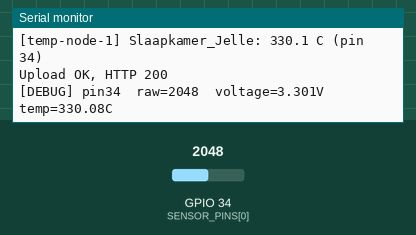
The sketch below on a simulated ESP32. On the bench: the last lines printed to the serial monitor. The inputs (shaded band) are chosen by the test bench; at power-on: GPIO 34 (SENSOR_PINS[0]) = 2048. WiFi joins after 1.5 s; servers stay silent unless stated; uploads are accepted with an empty reply.

Above: at 2.7 s.
2.8 s: GPIO 34 (SENSOR_PINS[0]) set to 2866
At 4.2 s:
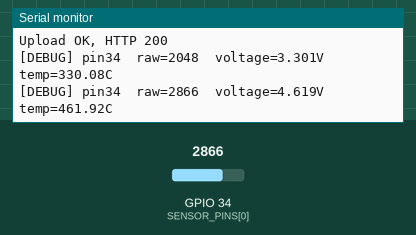
4.3 s: GPIO 34 (SENSOR_PINS[0]) set to 3603
At 6.9 s:
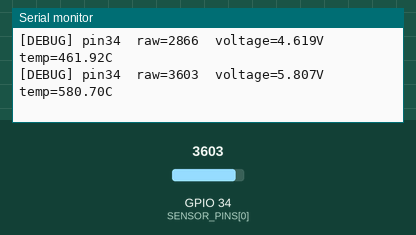
Timing chart, 0 to 8.4 s (numbered marks = the images above; inputs shaded):
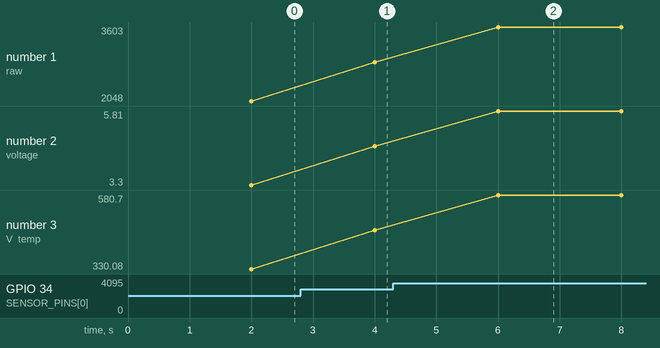

Measured:
- after the input at 2.8 s, the serial monitor: prints a new line after 1.2 s (image 1)
- after the input at 4.3 s, the serial monitor: prints a new line after 1.7 s (image 2)
- plotted number 1: 2048 → 2866 after the input at 2.8 s, 2866 → 3603 after the input at 4.3 s
- plotted number 2: 3.3 → 4.62 after the input at 2.8 s, 4.62 → 5.81 after the input at 4.3 s
- plotted number 3: 330.08 → 461.92 after the input at 2.8 s, 461.92 → 580.7 after the input at 4.3 s

The sketch:

esp32-code-temperature.ino
```cpp
#include <WiFi.h>
#include <HTTPClient.h>

// ============================================================
//  UNIEKE CONFIGURATIE PER ESP32 — PAS DIT AAN VOOR ELK BORDJE
// ============================================================
// Flash je meerdere ESP32's (één per kamer/locatie, elk met één of
// meer LM35DZ sensoren), verander dan voor elk bordje in elk geval
// DEVICE_ID en de SENSOR_ROOMS hieronder. De WiFi-hostname krijgt
// automatisch een uniek suffix (op basis van het MAC-adres) zodat
// bordjes elkaar nooit in de weg zitten, ook al vergeet je DEVICE_ID
// aan te passen — maar DEVICE_ID is wat je in de app terugziet, dus
// maak dat wel herkenbaar.

const char* DEVICE_ID = "temp-node-1"; // EDIT: uniek per ESP32, bv. temp-node-1, temp-node-2, ...

#define SENSOR_COUNT 1 // hoeveel LM35DZ sensoren zitten er op DIT bordje?

const int   SENSOR_PINS[SENSOR_COUNT]  = { 34 };          // analoge pin(nen) op dit bordje
const char* SENSOR_ROOMS[SENSOR_COUNT] = { "Slaapkamer_Jelle" }; // EDIT: kamer/locatie per sensor, moet uniek zijn over al je bordjes

// ---------- WiFi settings ----------
const char* WIFI_SSID     = "Ziggo4680326";
const char* WIFI_PASSWORD = "eyrfTfdp77gfdrxt";

// ---------- Server settings ----------
const char* SERVER_HOST = "192.168.178.10";
const int   SERVER_PORT = 5000;
const char* SERVER_PATH = "/api/temperature";

// ---------- LM35DZ ----------
// 10mV per graad Celsius, lineair vanaf 0V = 0°C
// ESP32 ADC: 12-bit (0-4095), voedingsreferentie 3.3V
const float ADC_MAX_VALUE = 4095.0;
const float ADC_REF_VOLTAGE = 3.3;
const float ADC_VOLTAGE_CORRECTION = 2.0; // board heeft voltage divider op ADC pins (meting is altijd /2)
const int   SAMPLES_PER_READING = 16; // middelen tegen ADC-ruis

const unsigned long UPLOAD_INTERVAL_MS  = 60000; // elke 60 sec een meting versturen
const unsigned long DEBUG_LOG_INTERVAL  = 2000;  // DEBUG: elke 2 sec loggen

unsigned long lastDebugLog = 0;
const unsigned long RECONNECT_INTERVAL  = 30000; // ms tussen WiFi-reconnect pogingen

unsigned long lastUpload = 0;
unsigned long lastWifiAttempt = 0;

void sendReadings(float tempC[SENSOR_COUNT]) {
  if (WiFi.status() != WL_CONNECTED) {
    Serial.println("WiFi not connected, skipping upload");
    return;
  }

  HTTPClient http;
  String url = String("http://") + SERVER_HOST + ":" + SERVER_PORT + SERVER_PATH;
  http.begin(url);
  http.addHeader("Content-Type", "application/json");

  String payload = String("{\"device\":\"") + DEVICE_ID + "\",\"readings\":[";
  for (int i = 0; i < SENSOR_COUNT; i++) {
    if (i > 0) payload += ",";
    payload += "{\"room\":\"" + String(SENSOR_ROOMS[i]) + "\",\"temp_c\":" + String(tempC[i], 1) + "}";
  }
  payload += "]}";

  int httpCode = http.POST(payload);

  if (httpCode > 0) {
    Serial.printf("Upload OK, HTTP %d\n", httpCode);
  } else {
    Serial.printf("Upload failed: %s\n", http.errorToString(httpCode).c_str());
  }

  http.end();
}

void setup() {
  Serial.begin(115200);
  analogSetAttenuation(ADC_11db); // 0-3.3V bereik
  for (int i = 0; i < SENSOR_COUNT; i++) {
    pinMode(SENSOR_PINS[i], INPUT);
  }

  connectWiFi();

  Serial.print("Device ID: ");
  Serial.println(DEVICE_ID);
  Serial.println("Setup completed");
}

void loop() {
  unsigned long now = millis();

  maintainWiFi(now);

  // DEBUG: elke 2 sec raw + temp loggen
  if (now - lastDebugLog >= DEBUG_LOG_INTERVAL) {
    lastDebugLog = now;
    for (int i = 0; i < SENSOR_COUNT; i++) {
      int raw = analogRead(SENSOR_PINS[i]);
      float voltage = raw / ADC_MAX_VALUE * ADC_REF_VOLTAGE * ADC_VOLTAGE_CORRECTION;
      float temp = voltage * 100.0;
      Serial.printf("[DEBUG] pin%d  raw=%d  voltage=%.3fV  temp=%.2fC\n", SENSOR_PINS[i], raw, voltage, temp);
    }
  }

  if (now - lastUpload < UPLOAD_INTERVAL_MS && lastUpload != 0) return;
  lastUpload = now;

  float tempC[SENSOR_COUNT];
  for (int i = 0; i < SENSOR_COUNT; i++) {
    tempC[i] = readTemperature(SENSOR_PINS[i]);
    Serial.printf("[%s] %s: %.1f C (pin %d)\n", DEVICE_ID, SENSOR_ROOMS[i], tempC[i], SENSOR_PINS[i]);
  }

  sendReadings(tempC);
}

// LM35DZ: 10mV/°C, lineair vanaf 0V = 0°C
float readTemperature(int pin) {
  long sum = 0;
  for (int i = 0; i < SAMPLES_PER_READING; i++) {
    sum += analogRead(pin);
    delay(2);
  }
  float raw = (float)sum / SAMPLES_PER_READING;
  float voltage = raw / ADC_MAX_VALUE * ADC_REF_VOLTAGE * ADC_VOLTAGE_CORRECTION;
  return voltage * 100.0; // 10mV/°C -> V * 100 = graden Celsius
}

// Voegt een suffix op basis van het MAC-adres toe aan DEVICE_ID, zodat de
// WiFi-hostname altijd uniek is op het netwerk, ook bij een dubbele DEVICE_ID.
String uniqueHostname() {
  uint8_t mac[6];
  WiFi.macAddress(mac);
  char suffix[6];
  snprintf(suffix, sizeof(suffix), "%02X%02X", mac[4], mac[5]);
  return String(DEVICE_ID) + "-" + suffix;
}

void connectWiFi() {
  WiFi.mode(WIFI_STA);
  String hostname = uniqueHostname();
  WiFi.setHostname(hostname.c_str());
  WiFi.begin(WIFI_SSID, WIFI_PASSWORD);

  Serial.print("Connecting to WiFi as ");
  Serial.print(hostname);
  unsigned long start = millis();
  while (WiFi.status() != WL_CONNECTED && millis() - start < 15000) {
    delay(500);
    Serial.print(".");
  }

  if (WiFi.status() == WL_CONNECTED) {
    Serial.println();
    Serial.print("WiFi connected, IP: ");
    Serial.println(WiFi.localIP());
  } else {
    Serial.println();
    Serial.println("WiFi connect failed, will retry in background");
  }
}

void maintainWiFi(unsigned long now) {
  if (WiFi.status() == WL_CONNECTED) return;
  if (now - lastWifiAttempt < RECONNECT_INTERVAL) return;
  lastWifiAttempt = now;
  Serial.println("WiFi disconnected, reconnecting...");
  connectWiFi();
}
```
